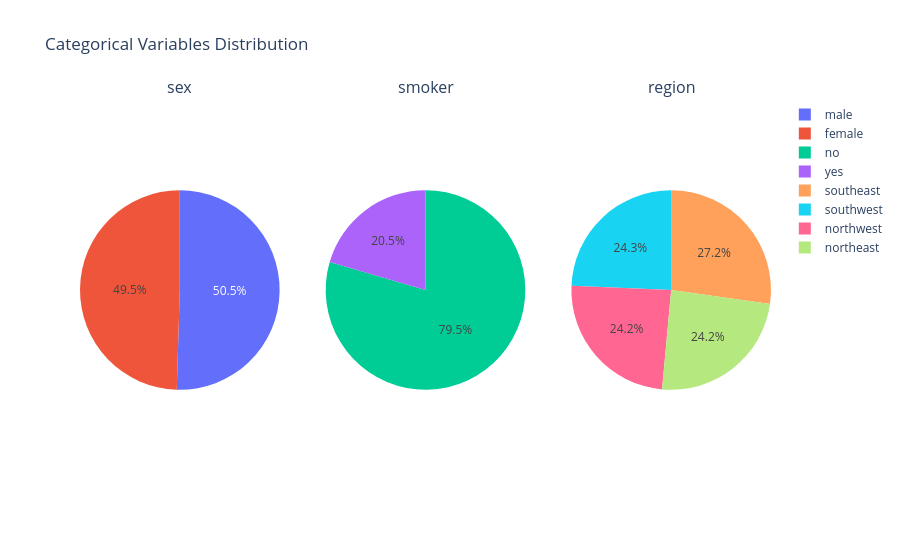

Write notebook code for a chart like this one.
### Code cell
cat_cols = df.select_dtypes("category").columns
fig = make_subplots(
    rows=1,
    cols=3,
    specs=[[{'type': 'domain'}] * 3],
    subplot_titles=cat_cols
)

for i, col in enumerate(cat_cols):

    unique = df[col].value_counts()

    counts = unique.values
    category_names = unique.index

    fig.add_trace(
        go.Pie(
            values=counts,
            labels=category_names,
            textinfo='percent'
        ),
        row=i//3+1,
        col=i%3+1
    )

fig.update_layout(
    title='Categorical Variables Distribution'
)

fig.show()

### Figure 1 — Plotly figure (JSON) as saved in the notebook; plotly's stock layout.template omitted (floating-point values rounded to 4 significant figures)
{"data": [{"domain": {"x": [0, 0.2889], "y": [0, 1]}, "labels": ["male", "female"], "textinfo": "percent", "type": "pie", "values": [675, 662]}, {"domain": {"x": [0.3556, 0.6444], "y": [0, 1]}, "labels": ["no", "yes"], "textinfo": "percent", "type": "pie", "values": [1063, 274]}, {"domain": {"x": [0.7111, 1], "y": [0, 1]}, "labels": ["southeast", "southwest", "northwest", "northeast"], "textinfo": "percent", "type": "pie", "values": [364, 325, 324, 324]}], "layout": {"annotations": [{"font": {"size": 16}, "showarrow": false, "text": "sex", "x": 0.1444, "xanchor": "center", "xref": "paper", "y": 1, "yanchor": "bottom", "yref": "paper"}, {"font": {"size": 16}, "showarrow": false, "text": "smoker", "x": 0.5, "xanchor": "center", "xref": "paper", "y": 1, "yanchor": "bottom", "yref": "paper"}, {"font": {"size": 16}, "showarrow": false, "text": "region", "x": 0.8556, "xanchor": "center", "xref": "paper", "y": 1, "yanchor": "bottom", "yref": "paper"}], "title": {"text": "Categorical Variables Distribution"}}}
